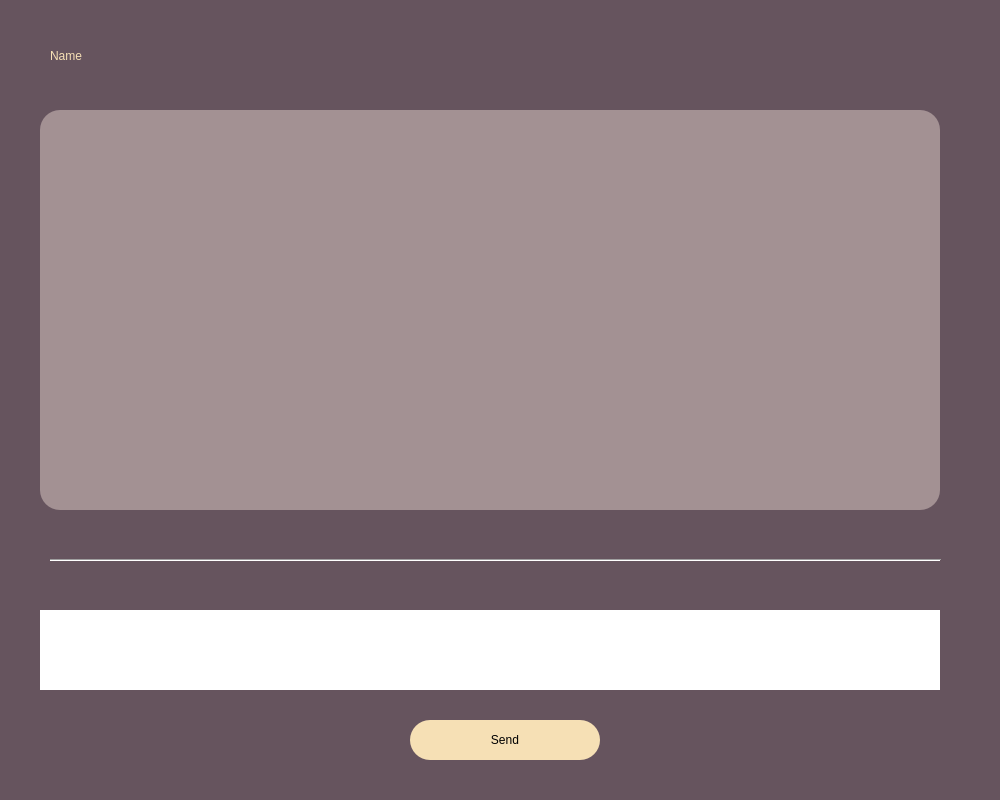
<?xml version="1.0" encoding="UTF-8"?>
<ui version="4.0">
 <class>MainWindow</class>
 <widget class="QMainWindow" name="MainWindow">
  <property name="geometry">
   <rect>
    <x>0</x>
    <y>0</y>
    <width>1000</width>
    <height>800</height>
   </rect>
  </property>
  <property name="windowTitle">
   <string>MainWindow</string>
  </property>
  <widget class="QWidget" name="centralwidget">
   <widget class="QWidget" name="Background" native="true">
    <property name="geometry">
     <rect>
      <x>0</x>
      <y>0</y>
      <width>1000</width>
      <height>800</height>
     </rect>
    </property>
    <property name="styleSheet">
     <string notr="true">QWidget #Background{
background-color:rgb(102, 84, 94)}
</string>
    </property>
    <widget class="QTextBrowser" name="text_browser">
     <property name="geometry">
      <rect>
       <x>40</x>
       <y>110</y>
       <width>900</width>
       <height>400</height>
      </rect>
     </property>
     <property name="styleSheet">
      <string notr="true">border-radius: 20px;
background-color: rgb(163, 145, 147);</string>
     </property>
    </widget>
    <widget class="QTextEdit" name="text_edit">
     <property name="geometry">
      <rect>
       <x>40</x>
       <y>610</y>
       <width>900</width>
       <height>80</height>
      </rect>
     </property>
     <property name="styleSheet">
      <string notr="true">border-radius: 20px;
background-color: &quot;white&quot;;</string>
     </property>
    </widget>
    <widget class="Line" name="line">
     <property name="geometry">
      <rect>
       <x>50</x>
       <y>550</y>
       <width>891</width>
       <height>20</height>
      </rect>
     </property>
     <property name="styleSheet">
      <string notr="true"/>
     </property>
     <property name="orientation">
      <enum>Qt::Horizontal</enum>
     </property>
    </widget>
    <widget class="QPushButton" name="send_button">
     <property name="geometry">
      <rect>
       <x>410</x>
       <y>720</y>
       <width>190</width>
       <height>40</height>
      </rect>
     </property>
     <property name="styleSheet">
      <string notr="true">border-radius: 20px;
background-color: rgb(246, 224, 181);
font: 75 18pt &quot;MS Shell Dlg 2&quot;;</string>
     </property>
     <property name="text">
      <string>Send</string>
     </property>
    </widget>
    <widget class="QLabel" name="label">
     <property name="geometry">
      <rect>
       <x>50</x>
       <y>0</y>
       <width>651</width>
       <height>111</height>
      </rect>
     </property>
     <property name="styleSheet">
      <string notr="true">font: 75 36pt &quot;MS Shell Dlg 2&quot;; 
color: rgb(246, 224, 181);</string>
     </property>
     <property name="text">
      <string>Name</string>
     </property>
    </widget>
   </widget>
  </widget>
 </widget>
 <resources>
  <include location="Resource/facebook.qrc"/>
  <include location="Resource/facebook.qrc"/>
 </resources>
 <connections/>
</ui>
